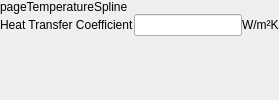
         <widget class="QWidget" name="pageTemperatureSpline">
          <property name="sizePolicy">
           <sizepolicy hsizetype="Preferred" vsizetype="Preferred">
            <horstretch>0</horstretch>
            <verstretch>1</verstretch>
           </sizepolicy>
          </property>
          <layout class="QVBoxLayout" name="verticalLayoutPageTemperatureSpline">
           <property name="spacing">
            <number>0</number>
           </property>
           <property name="leftMargin">
            <number>0</number>
           </property>
           <property name="topMargin">
            <number>0</number>
           </property>
           <property name="rightMargin">
            <number>0</number>
           </property>
           <property name="bottomMargin">
            <number>0</number>
           </property>
           <item>
            <widget class="QLabel" name="labelPageTemperatureSpline">
             <property name="text">
              <string>pageTemperatureSpline</string>
             </property>
            </widget>
           </item>
           <item>
            <layout class="QHBoxLayout" name="horizontalLayoutTemperatureSpline">
             <item>
              <widget class="QLabel" name="labelTemperatureSplineHeatTransferCoefficient">
               <property name="text">
                <string>Heat Transfer Coefficient</string>
               </property>
              </widget>
             </item>
             <item>
              <widget class="QtExt::ValidatingLineEdit" name="lineEditTemperatureSplineHeatTransferCoefficient"/>
             </item>
             <item>
              <widget class="QLabel" name="labelTemperatureSplineUnit">
               <property name="text">
                <string>W/m²K</string>
               </property>
              </widget>
             </item>
            </layout>
           </item>
           <item>
            <spacer name="verticalSpacerTemperatureSpline">
             <property name="orientation">
              <enum>Qt::Vertical</enum>
             </property>
             <property name="sizeHint" stdset="0">
              <size>
               <width>20</width>
               <height>40</height>
              </size>
             </property>
            </spacer>
           </item>
          </layout>
         </widget>
